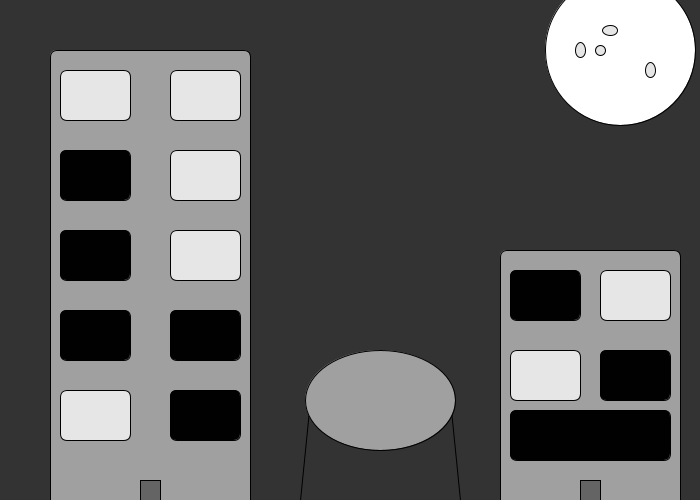
Frame 1 (no input)
Frame 60 (the mouse pressed at the canvas centre just before this capture): identical to frame 1, image omitted
Frame 120 (the mouse held since frame 60 and released just before this capture): identical to frame 1, image omitted

The Processing sketch that drew this single still picture (run headless with seeded random() and noise(); from frame 60 on, the mouse is pressed at the canvas centre):

// Processing sketch: Buildings
// ── Buildings.pde
void setup() {
  size(700, 500);}
  
 void draw () {
   background(51);
   fill(160);
   rect(50, 50, 200, 500, 7);
   rect(500, 250, 180, 300, 7);
   line(300, 500, 310, 400);    // Buildings
   line(460, 500, 450, 400);
   ellipse(380, 400, 150, 100);
   
   fill(255);
   ellipse(620, 50, 150, 150);
   fill(230);
   ellipse(600, 50, 10, 10);
   ellipse(610, 30, 15, 10);     // Moon 
   ellipse(580, 50, 10, 15);
   ellipse(650, 70, 10, 15);
   
   fill(230);
   rect(60, 70, 70, 50, 7);
   fill(1);
   rect(60, 150, 70, 50, 7);
   rect(60, 230, 70, 50, 7);
   rect(60, 310, 70, 50, 7);
   fill(230);
   rect(60, 390, 70, 50, 7);    
   rect(170, 70, 70, 50, 7);
   fill(230);
   rect(170, 150, 70, 50, 7);
   rect(170, 230, 70, 50, 7);
   fill(1);
   rect(170, 310, 70, 50, 7);
   rect(170, 390, 70, 50, 7);
   fill(100);
   rect(140,480,20,30);
   fill(1);
   rect(510, 270 , 70, 50, 7);
   fill(230);
   rect(510, 350 , 70, 50, 7);
   fill(230);
   rect(600, 270 , 70, 50, 7);
   fill(1);
   rect(600, 350 , 70, 50, 7);
   rect(510, 410 , 160, 50, 7);
   fill(100);
   rect(580,480,20,30);
 }
